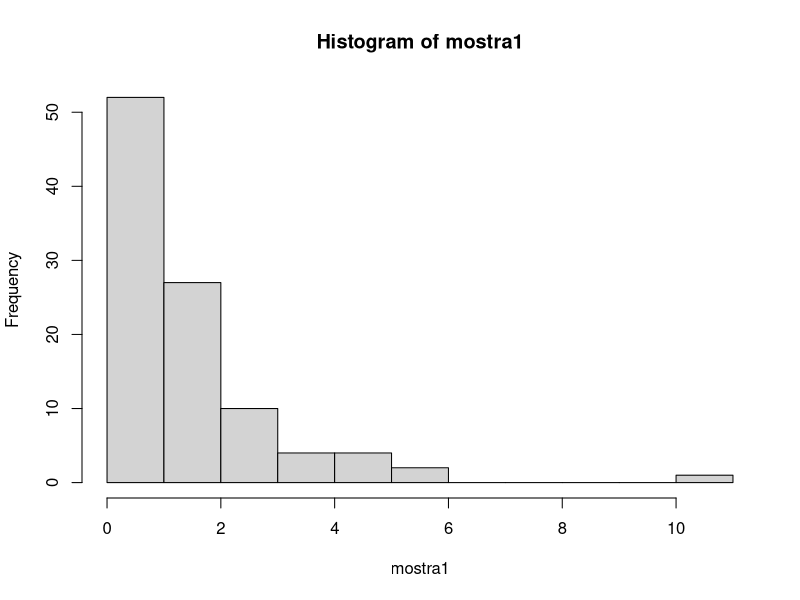
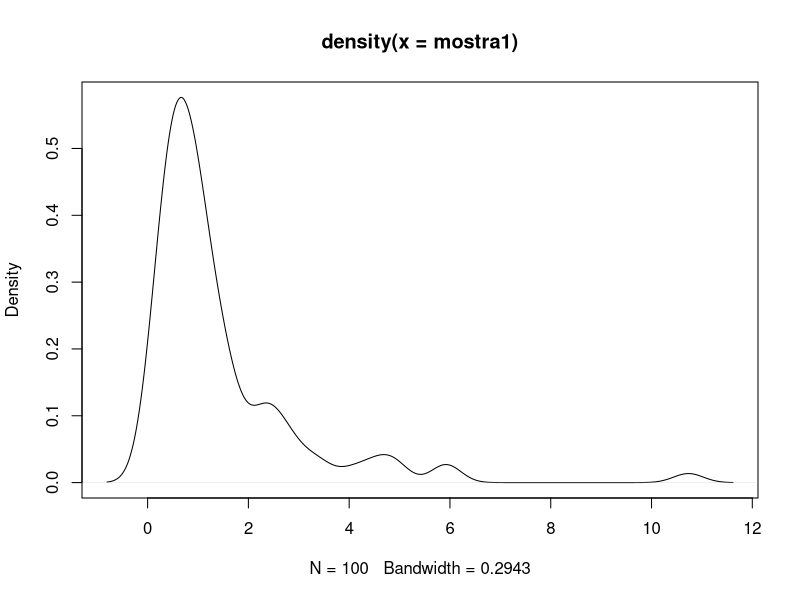
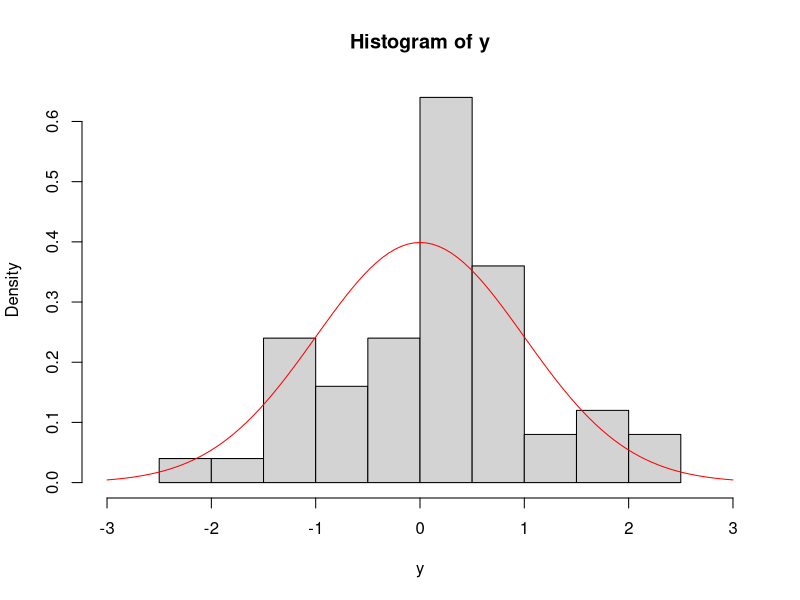

The R source for these figures, in order:
## ---- chunk 1
mostra1 = rf(100, 3,6)
mostra1
mean(mostra1)
var(mostra1)
hist(mostra1)
plot(density(mostra1))
## ---- chunk 2
pf(3.5, 3, 6)
## ---- chunk 3
qf(0.8, 3, 6)
## ---- chunk 4
qf(.95, 5, 10)
qf(.05, 10, 5)
qf(.05, 10, 5)^-1

## ---- chunk 5
qf(.5, 10, 10)
qf(.5, 25, 25)
## ---- chunk 6
y = rnorm(50)
hist(y, xlim=c(-3, 3), prob=T)
curve(dnorm, col="red", add=T)
